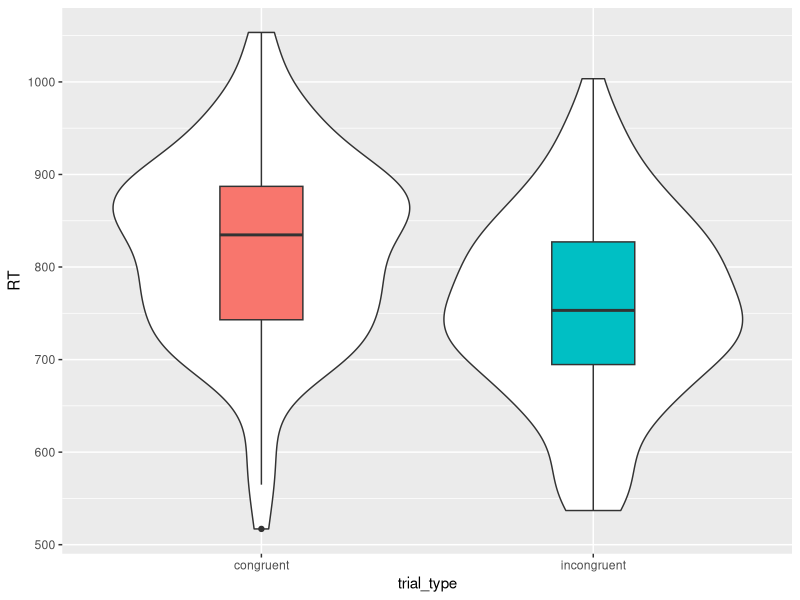
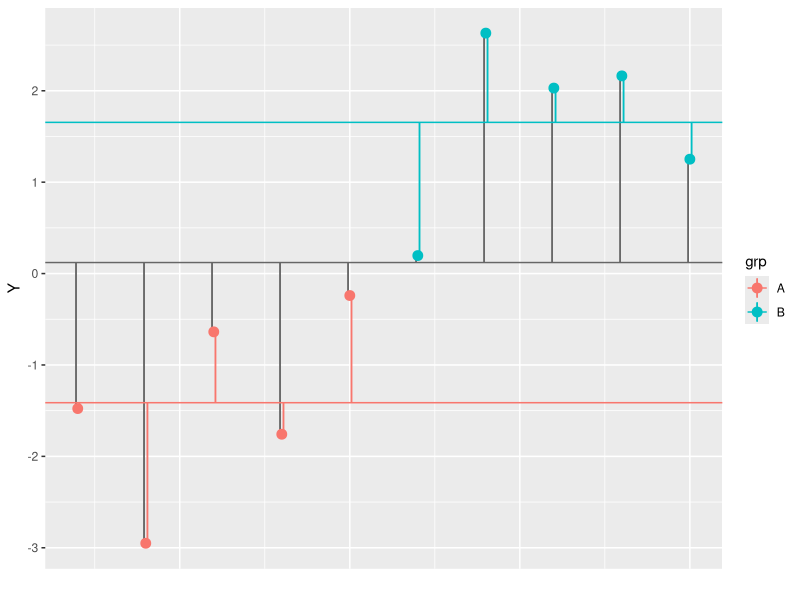

These charts were generated, in order, by the following R code:
## ---- chunk 1
# libraries needed for these examples
library(tidyverse)
library(broom)

set.seed(30250) # makes sure random numbers are reproducible
## ---- chunk 2
n_per_grp <- 100
mu <- 800 # average RT
effect <- 50 # average different between congruent and incongruent trials
error_sd <- 100 # standard deviation of the error term
trial_types <- c("congruent" = 0.5, "incongruent" = -0.5) # effect code
## ---- chunk 3
dat <- data.frame(
  trial_type = rep(names(trial_types), each = n_per_grp),
  trial_type.e = rep(trial_types, each = n_per_grp),
  error = rnorm(2*n_per_grp, 0, error_sd)
) %>%
  mutate(RT = mu + effect*trial_type.e + error)
## ---- chunk 4
ggplot(dat, aes(trial_type, RT)) + 
  geom_violin() +
  geom_boxplot(aes(fill = trial_type), width = 0.25, show.legend = FALSE)
## ---- chunk 5
lm(RT ~ trial_type.e, data = dat) %>% summary()
## ---- chunk 6
dat <- dat %>% mutate(
  trial_type.sum = rep(c(+1, -1), each = n_per_grp),
  trial_type.tr = rep(c(1, 0), each = n_per_grp)
)
## ---- chunk 7
lm(RT ~ trial_type.e, data = dat)$coefficients
## ---- chunk 8
lm(RT ~ trial_type.sum, data = dat)$coefficients
## ---- chunk 9
lm(RT ~ trial_type.tr, data = dat)$coefficients
## ---- chunk 10
t.test(RT ~ trial_type.e, data = dat, var.equal = TRUE)
## ---- chunk 11
my_aov <- aov(RT ~ trial_type.e, data = dat)

summary(my_aov, intercept = TRUE)
## ---- chunk 12
f <- broom::tidy(my_aov)$statistic[1]
sqrt(f)
## ---- chunk 13
two_sample <- function(n = 10, m1 = 0, m2 = 0, sd1 = 1, sd2 = 1) {
  s1 <- rnorm(n, m1, sd1)
  s2 <- rnorm(n, m2, sd2)
  
  data.frame(
    Y = c(s1, s2),
    grp = rep(c("A", "B"), each = n)
  )
}
## ---- chunk 14
dat <- two_sample(5, -2, +2, 1, 1)
## ---- chunk 15
group_by(dat, grp) %>% 
  mutate(Ymean = mean(Y)) %>%
  ungroup() %>%
  mutate(i = row_number()) %>%
  ggplot(aes(i, Y, color = grp)) +
    geom_hline(yintercept = mean(dat$Y), color = "grey40") +
    geom_linerange(aes(x = i-0.025, ymin = Y, ymax = mean(dat$Y)), color = "grey40") +
    geom_linerange(aes(x = i-0.025, ymin = mean(dat$Y), ymax = Y), color = "grey40") +
    geom_hline(aes(yintercept = Ymean, color = grp)) +
    geom_linerange(aes(x = i+0.025, ymin = Y, ymax = Ymean, group = i, color = grp)) +
    geom_linerange(aes(x = i+0.025, ymin = Ymean, ymax = Y, group = i, color = grp)) +
    geom_point(size = 3) +
    theme(axis.text.x = element_blank(),
          axis.ticks.x = element_blank()) +
  xlab("")
  
## ---- chunk 16
decomp <- dat %>% 
  select(Y, grp) %>%
  mutate(mu = mean(Y)) %>%     # calculate mu_hat
  group_by(grp) %>%
  mutate(a = mean(Y) - mu) %>% # calculate a_hat for each grp
  ungroup() %>%
  mutate(err = Y - mu - a)     # calculate residual error
## ---- chunk 17
SS <- decomp %>%
  summarise(mu = sum(mu*mu),
            a = sum(a*a),
            err = sum(err*err))
## ---- chunk 18
SS_Y <- sum(decomp$Y^2)
SS_Y == SS$mu + SS$a + SS$err
## ---- chunk 19
K <- n_distinct(dat$grp)
N <- nrow(dat)
df <- c(mu = 1, a = K - 1, err = N - K)
MS <- SS / df
## ---- chunk 20
F_mu <- MS$mu / MS$err
F_a  <- MS$a  / MS$err
p_mu <- pf(F_mu, df1 = df['mu'], df2 = df['err'], lower.tail = FALSE)
p_a  <- pf(F_a,  df1 = df['a'],  df2 = df['err'], lower.tail = FALSE)
## ---- chunk 21
my_calcs <- data.frame(
  term = c("Intercept", "grp", "Residuals"),
  Df = df,
  SS = c(SS$mu, SS$a, SS$err),
  MS = c(MS$mu, MS$a, MS$err),
  F = c(F_mu, F_a, NA),
  p = c(p_mu, p_a, NA)
)
## ---- chunk 22
aov(Y ~ grp, data = dat) %>% summary(intercept = TRUE)
